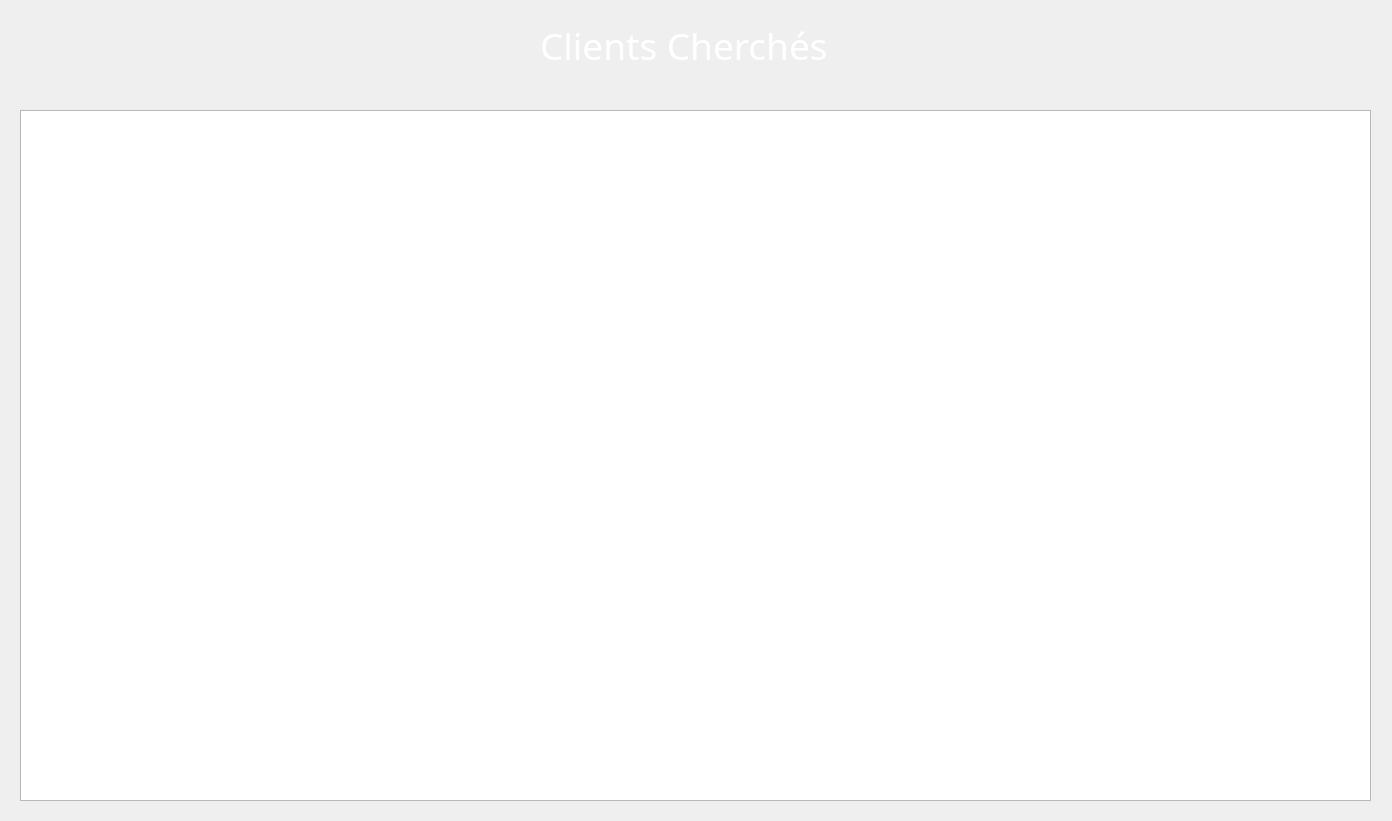
<?xml version="1.0" encoding="UTF-8"?>
<ui version="4.0">
 <class>Dialog</class>
 <widget class="QDialog" name="Dialog">
  <property name="geometry">
   <rect>
    <x>0</x>
    <y>0</y>
    <width>1392</width>
    <height>821</height>
   </rect>
  </property>
  <property name="windowTitle">
   <string>Dialog</string>
  </property>
  <widget class="QLabel" name="label">
   <property name="geometry">
    <rect>
     <x>-10</x>
     <y>-5</y>
     <width>1401</width>
     <height>831</height>
    </rect>
   </property>
   <property name="text">
    <string/>
   </property>
   <property name="pixmap">
    <pixmap resource="affv.qrc">:/pic/afv.jpg</pixmap>
   </property>
   <property name="scaledContents">
    <bool>true</bool>
   </property>
  </widget>
  <widget class="QLabel" name="label_2">
   <property name="geometry">
    <rect>
     <x>540</x>
     <y>20</y>
     <width>291</width>
     <height>51</height>
    </rect>
   </property>
   <property name="font">
    <font>
     <family>Bernard MT Condensed</family>
     <pointsize>28</pointsize>
    </font>
   </property>
   <property name="styleSheet">
    <string notr="true">color:white</string>
   </property>
   <property name="text">
    <string>Clients Cherchés</string>
   </property>
  </widget>
  <widget class="QTableView" name="tableView">
   <property name="geometry">
    <rect>
     <x>20</x>
     <y>110</y>
     <width>1351</width>
     <height>691</height>
    </rect>
   </property>
  </widget>
 </widget>
 <resources>
  <include location="affv.qrc"/>
 </resources>
 <connections/>
</ui>
